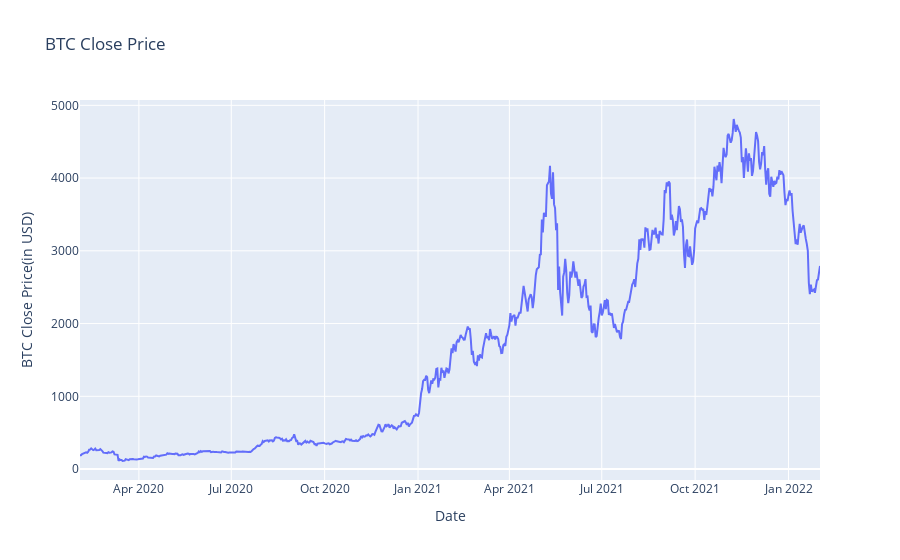

Notebook code for this chart:
### Code cell
fig = px.line(df_btceth, y="ETH_close", title='BTC Close Price', labels = {'ETH_close':'BTC Close Price(in USD)'})
fig.show()

### Figure 1 — Plotly figure (JSON) as saved in the notebook; plotly's stock layout.template omitted (floating-point values rounded to 4 significant figures; data arrays with more than 128 entries replaced by an {"elided": "..."} marker saying what was removed)
{"data": [{"hovertemplate": "Date=%{x}<br>BTC Close Price(in USD)=%{y}<extra></extra>", "legendgroup": "", "line": {"color": "#636efa", "dash": "solid"}, "marker": {"symbol": "circle"}, "mode": "lines", "name": "", "orientation": "v", "showlegend": false, "type": "scatter", "x": {"elided": "730 str values"}, "xaxis": "x", "y": {"elided": "730 float values"}, "yaxis": "y"}], "layout": {"legend": {"tracegroupgap": 0}, "title": {"text": "BTC Close Price"}, "xaxis": {"anchor": "y", "domain": [0, 1], "title": {"text": "Date"}}, "yaxis": {"anchor": "x", "domain": [0, 1], "title": {"text": "BTC Close Price(in USD)"}}}}
